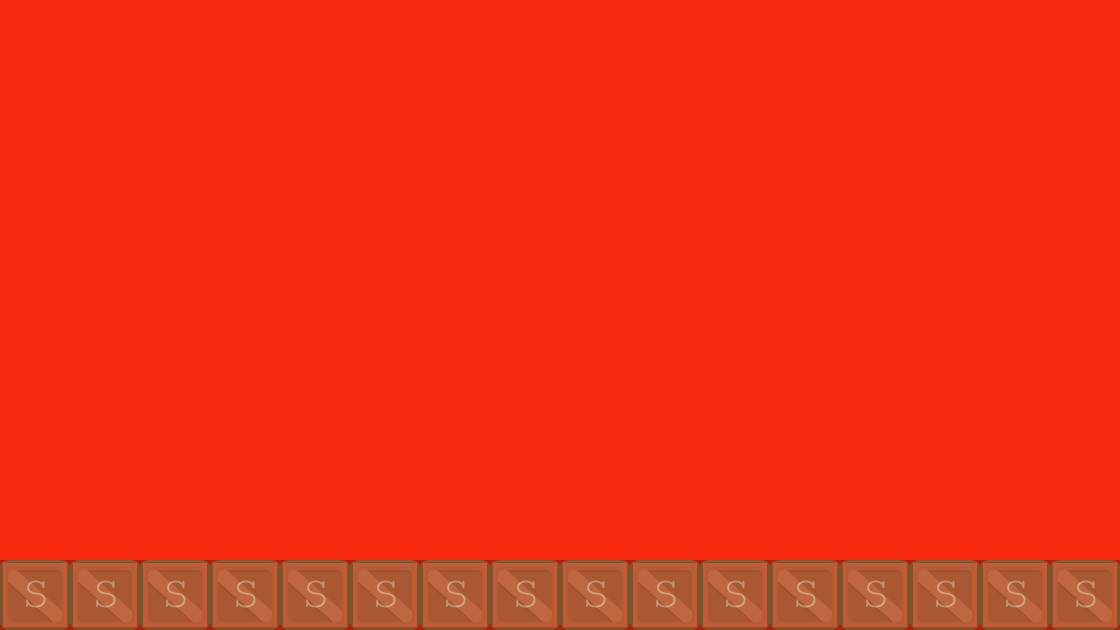

The image is a tile-based game level rendered from a .tmx file. Its description and source (layers, tilesets, objects; grid data summarised) follow:
An orthogonal 16x9 tile map with 70x70 px tiles, 2 tile layers (Tile Layer 1, collision), 2 tilesets.

<map version="1.0" orientation="orthogonal" renderorder="right-down" width="16" height="9" tilewidth="70" tileheight="70" backgroundcolor="#f7280d">
 <tileset firstgid="1" name="background-tiles" tilewidth="70" tileheight="70">
  <image source="../img/background-tiles.png" width="910" height="910" />
 </tileset>
 <tileset firstgid="170" name="meta-tiles" tilewidth="70" tileheight="70">
  <image source="../img/meta-tiles.png" width="350" height="70" />
  <tile id="4">
   <properties>
    <property name="type" value="solid" />
   </properties>
  </tile>
 </tileset>
 <layer name="Tile Layer 1" width="16" height="9">
  <data>[144 cells, 16 non-empty, 1 distinct tile ids]</data>
 </layer>
 <layer name="collision" width="16" height="9" opacity="0.29">
  <data>[144 cells, 16 non-empty, 1 distinct tile ids]</data>
 </layer>
</map>
